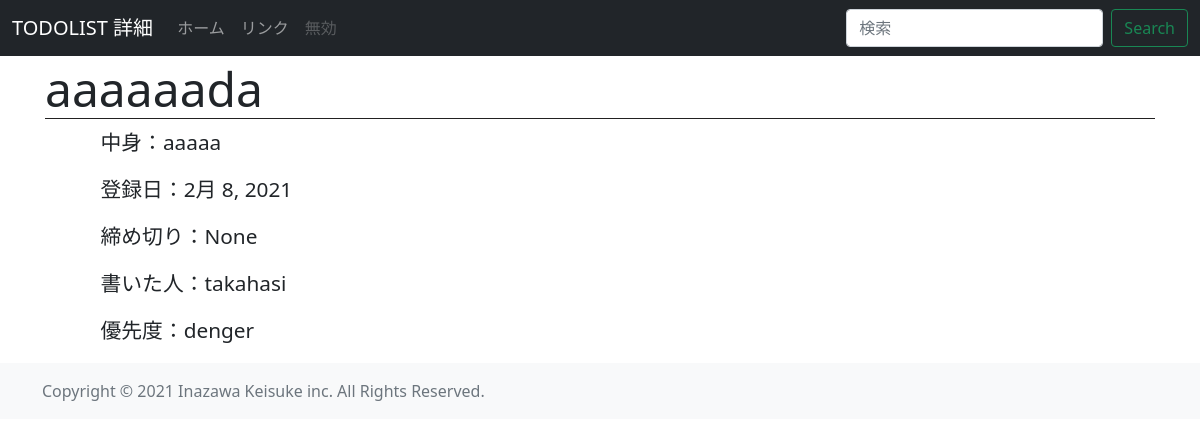
/detail/6 (signed in), run on the app's committed database.
### todo/models.py (models this page shows, shortened)
class todoModel(models.Model):
    title = models.CharField(max_length=50)
    content = models.TextField()
    author = models.CharField(max_length=50)
    dateline = models.DateField(null=True)
    now_date = models.DateField(auto_now=True,null=True)
    priority= models.CharField(
        max_length=50,
        choices=choice
    )

### todo/views.py (the view)
# urls.py: path("detail/<int:pk>", detailfunc , name="detail"),
@login_required
def detailfunc(request,pk):
    todoModels = todoModel.objects.get(pk=pk)
    return render(request,'detail.html',{"todoModels":todoModels})

### templates/detail.html (shortened to what this page needs)
{% extends "base.html" %}
{% load static %}
{% block customcss %}
<link href="https://getbootstrap.com/docs/5.0/dist/css/bootstrap.min.css" rel="stylesheet"
>
<link rel="stylesheet" href="{% static 'styledetail.css' %}">
{% endblock customcss %}
{% block content %}
<body>
    <header>
        <nav class="navbar navbar-expand-md navbar-dark fixed-top bg-dark">
            <div class="container-fluid">
                <a class="navbar-brand" href="#">TODOLIST 詳細</a>
                <div class="collapse navbar-collapse" id="navbarCollapse">
                    <ul class="navbar-nav me-auto mb-2 mb-md-0">
                        <li class="nav-item active">
                            <a class="nav-link" aria-current="page" href="{% url 'list' %}">ホーム</a>
                        </li>
                        <li class="nav-item">
                            <a class="nav-link" href="#">リンク</a>
                        </li>
                        <li class="nav-item">
                            <a class="nav-link disabled" href="#" tabindex="-1" aria-disabled="true">無効</a>
                        </li>
                    </ul>
                    <form class="d-flex">
                        <input class="form-control me-2" type="search" placeholder="検索" aria-label="Search">
                        <button class="btn btn-outline-success" type="submit">Search</button>
                    </form>
                </div>
            </div>
        </nav>
    </header>
    <main class="flex-shrink-0 main">
        <div class="container">
            <div id="centers">
                <div class="detail">
                    <h1>{{ todoModels.title }} </h1>
                    <p>中身：{{ todoModels.content }}</p>
                    <p>登録日：{{ todoModels.now_date }}</p>
                    <p>締め切り：{{ todoModels.dateline }}</p>
                    <p>書いた人：{{ todoModels.author }}</p>
                    <p>優先度：{{ todoModels.priority }}</p>
                </div>
            </div>
        </div>
    </main>
    <footer class="footer mt-auto py-3 bg-light">
        <div class="container">
            <span class="text-muted">Copyright © 2021 Inazawa Keisuke inc. All Rights Reserved.</span>
        </div>
    </footer>
</body>
{% endblock content %}

### static/styledetail.css (style rules this page uses)
main > .container { padding: 60px 15px 0; }
h1 { border-bottom: solid 1px rgb(34, 33, 33); font-size: 3rem; color: #212529; }
p { padding-left: 5%; font-size: 1.3rem; color: #212529; }

### data on the page
todoModel: title "aaaaaada", content "aaaaa", now_date "2月 8, 2021", dateline "None", author "takahasi", priority "denger"
